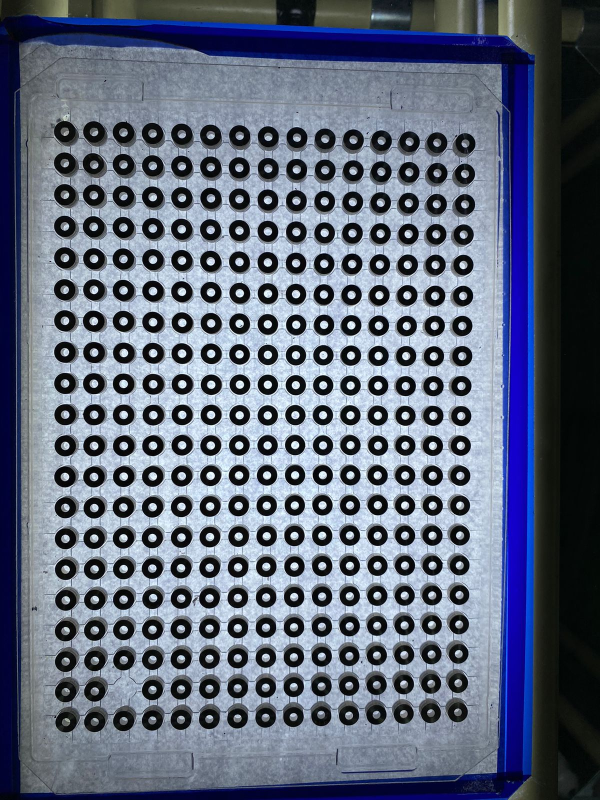
#> input picture gambar-ori.jpeg, 1200 x 1600 px (shown at 1/2 size)
$ python try.py
#> lines starting #> are read from the running program, lines starting #| are printed output that depends on the picture; after the words box and inside, x2 and y2 are one past the last pixel; in counts of white or black regions, pixels touching at a corner belong together
#> further down, image is the input picture: shape (1600, 1200, 3); mean B, G, R 123.7, 104.5, 95.8
import cv2
import numpy as np

def order_points(pts):
    '''Rearrange coordinates to order:
       top-left, top-right, bottom-right, bottom-left'''
    rect = np.zeros((4, 2), dtype='float32')
    pts = np.array(pts)
    s = pts.sum(axis=1)
    # Top-left point will have the smallest sum.
    rect[0] = pts[np.argmin(s)]
    # Bottom-right point will have the largest sum.
    rect[2] = pts[np.argmax(s)]

    diff = np.diff(pts, axis=1)
    # Top-right point will have the smallest difference.
    rect[1] = pts[np.argmin(diff)]
    # Bottom-left will have the largest difference.
    rect[3] = pts[np.argmax(diff)]
    # return the ordered coordinates
    return rect.astype('int').tolist()

def find_dest(pts):
    (tl, tr, br, bl) = pts
    # Finding the maximum width.
    widthA = np.sqrt(((br[0] - bl[0]) ** 2) + ((br[1] - bl[1]) ** 2))
    widthB = np.sqrt(((tr[0] - tl[0]) ** 2) + ((tr[1] - tl[1]) ** 2))
    maxWidth = max(int(widthA), int(widthB))

    # Finding the maximum height.
    heightA = np.sqrt(((tr[0] - br[0]) ** 2) + ((tr[1] - br[1]) ** 2))
    heightB = np.sqrt(((tl[0] - bl[0]) ** 2) + ((tl[1] - bl[1]) ** 2))
    maxHeight = max(int(heightA), int(heightB))
    # Final destination co-ordinates.
    destination_corners = [[0, 0], [maxWidth, 0], [maxWidth, maxHeight], [0, maxHeight]]

    return order_points(destination_corners)

def scan(img):
    dim_limit = 1080
    max_dim = max(img.shape)
#> max_dim = 1600
    if max_dim > dim_limit:
        resize_scale = dim_limit / max_dim
#> resize_scale = 0.675
        img = cv2.resize(img, None, fx=resize_scale, fy=resize_scale)

    orig_img = img.copy()

    kernel = np.ones((5, 5), np.uint8)
    img = cv2.morphologyEx(img, cv2.MORPH_CLOSE, kernel, iterations=5)
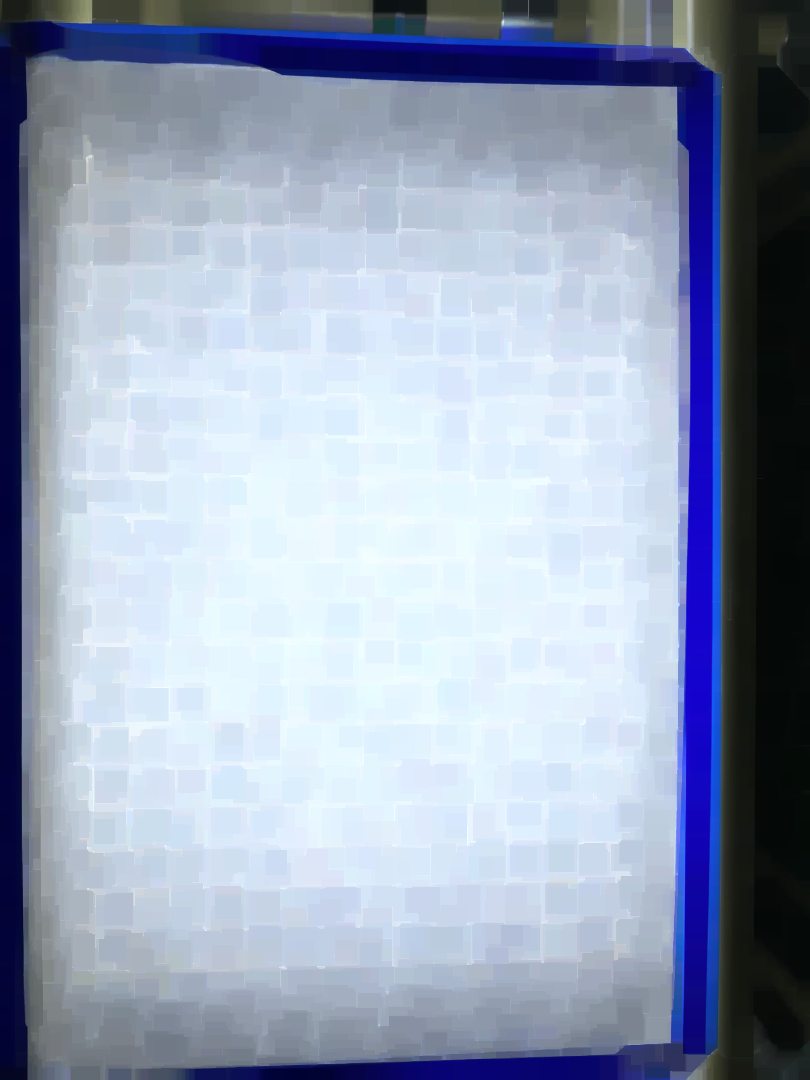
#> img: shape (1080, 810, 3); mean of channels 0, 1, 2 183.7, 162, 151; drawn as B, G, R
    cv2.imshow("Original Image", img)

    # GrabCut
    mask = np.zeros(img.shape[:2], np.uint8)
    bgdModel = np.zeros((1, 65), np.float64)
    fgdModel = np.zeros((1, 65), np.float64)
    rect = (20, 20, img.shape[1] - 20, img.shape[0] - 20)
#> rect = (20, 20, 790, 1060)
    cv2.grabCut(img, mask, rect, bgdModel, fgdModel, 5, cv2.GC_INIT_WITH_RECT)
    mask2 = np.where((mask == 2) | (mask == 0), 0, 1).astype('uint8')
    img = img * mask2[:, :, np.newaxis]
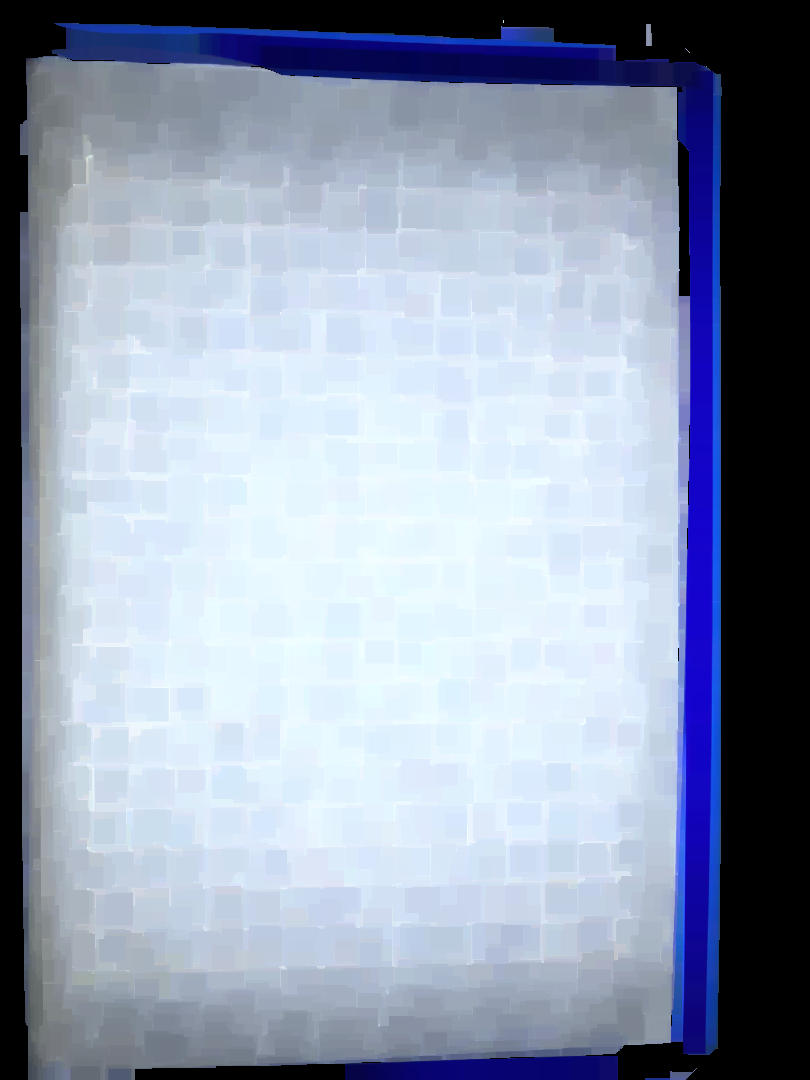
#> img: shape (1080, 810, 3); mean of channels 0, 1, 2 176.7, 156.5, 146.1; drawn as B, G, R

    cv2.imshow("grabcut", img)

    cv2.waitKey(0)
    cv2.destroyAllWindows()
    gray = cv2.cvtColor(img, cv2.COLOR_BGR2GRAY)
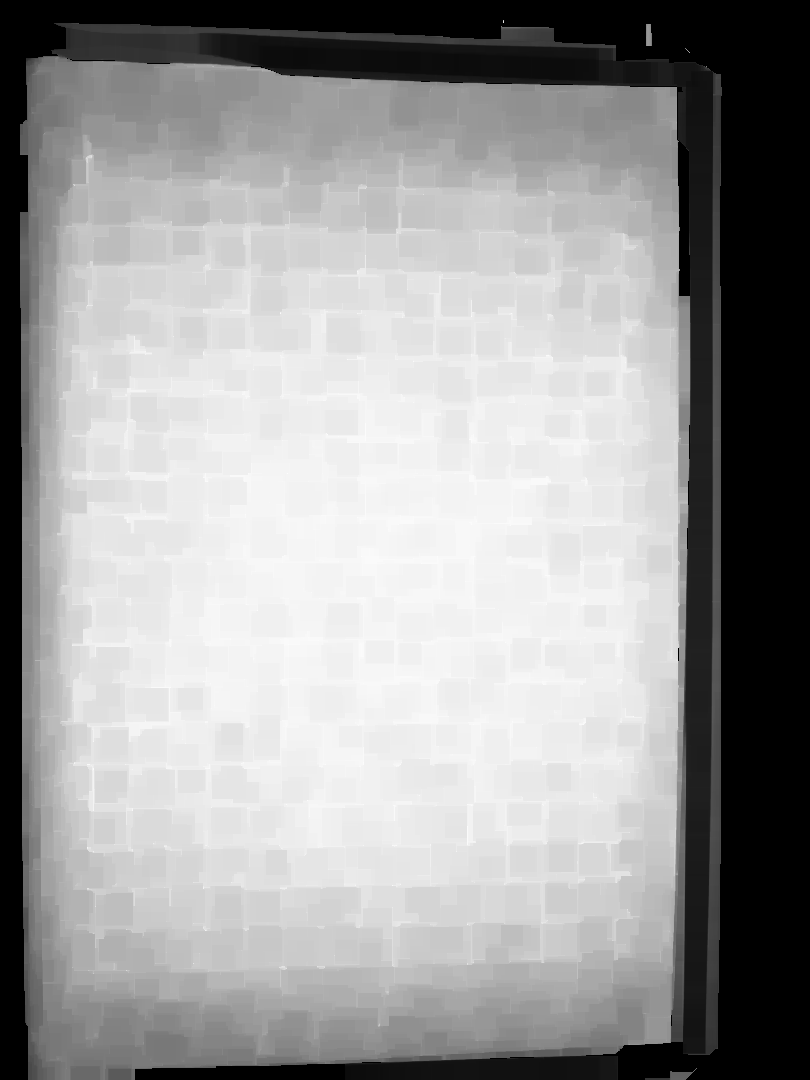
#> gray: shape (1080, 810); min 0, max 253, mean 155.7
    gray = cv2.GaussianBlur(gray, (11, 11), 0)

    # Edge Detection.
    canny = cv2.Canny(gray, 0, 200)
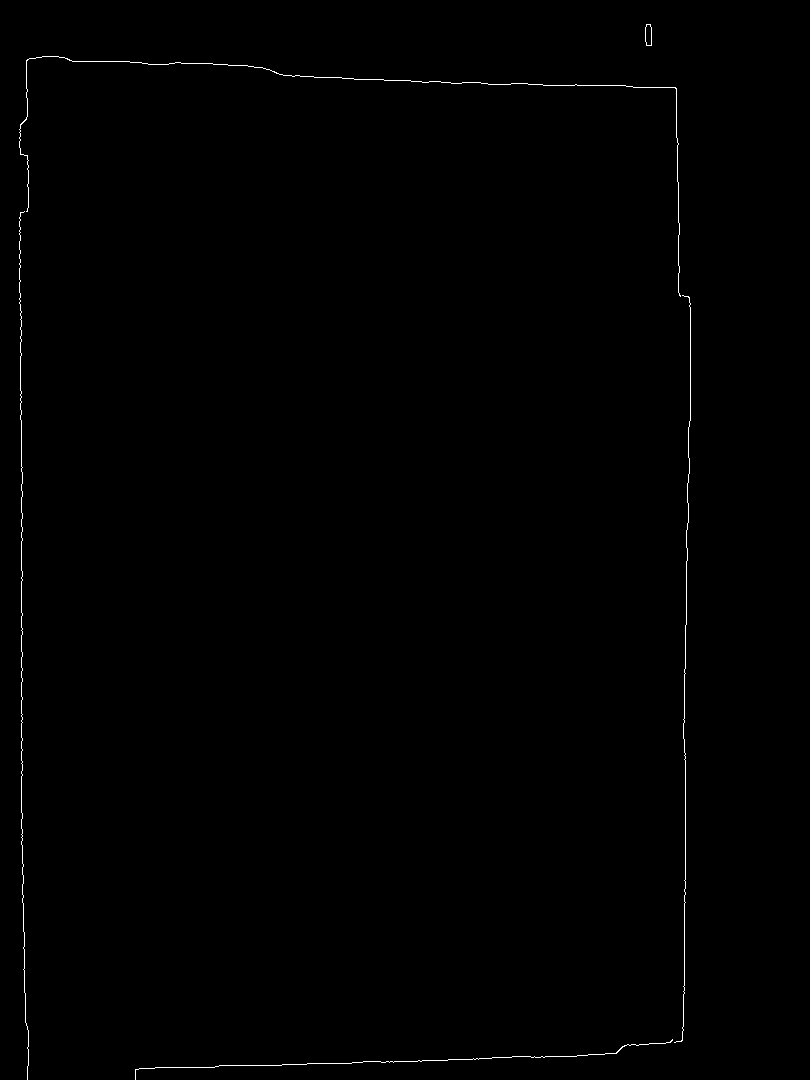
#> canny: shape (1080, 810); 0.37% white in thin lines or dots, all inside (x1, y1, x2, y2) = (19, 24, 691, 1080)
    canny = cv2.dilate(canny, cv2.getStructuringElement(cv2.MORPH_ELLIPSE, (5, 5)))
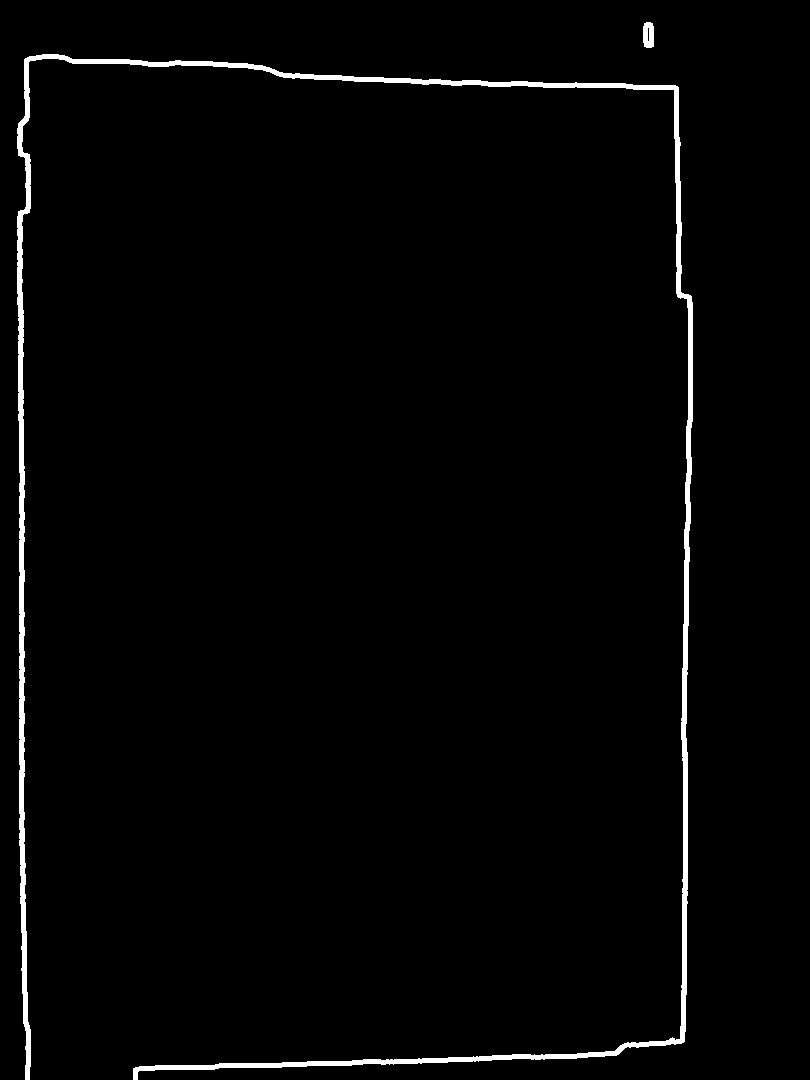
#> canny: shape (1080, 810); 1.9% white; 2 white regions

    # Finding contours for the detected edges.
    contours, hierarchy = cv2.findContours(canny, cv2.RETR_LIST, cv2.CHAIN_APPROX_NONE)
#> contours = 3 contours; box (x1, y1, x2, y2) and area: (17, 54, 693, 1080) 13198, (643, 22, 654, 48) 232, (647, 27, 650, 42) 26
    # Keeping only the largest detected contour.
    page = sorted(contours, key=cv2.contourArea, reverse=True)[:5]
#> page has the same summary as contours

    # Detecting Edges through Contour approximation.
    # Loop over the contours.
    if len(page) == 0:
        return orig_img
    for c in page:
        # Approximate the contour.
        epsilon = 0.02 * cv2.arcLength(c, True)
        corners = cv2.approxPolyDP(c, epsilon, True)
        # If our approximated contour has four points.
        if len(corners) == 4:
            break
#> this loop made 3 passes
#> epsilon on passes 1 to 3: 132, 1.32, 0.593
    # Sorting the corners and converting them to desired shape.
    corners = sorted(np.concatenate(corners).tolist())
#> corners = [[647, 28], [647, 40], [648, 27], [648, 41], [649, 28], [649, 40]]
    # For 4 corner points being detected.
    corners = order_points(corners)
#> in order_points, `pts = np.array(pts)`: pts has the same summary as corners in scan
#> in order_points, `s = pts.sum(axis=1)`: s = [675, 687, 675, 689, 677, 689]
#> in order_points, `diff = np.diff(pts, axis=1)`: diff = [-619, -607, -621, -607, -621, -609]
#> corners = [[647, 28], [648, 27], [648, 41], [647, 40]]

    destination_corners = find_dest(corners)
#> in find_dest, `(tl, tr, br, bl) = pts`: tl = [647, 28]; tr = [648, 27]; br = [648, 41]; bl = [647, 40]
#> in find_dest, `widthA = np.sqrt(((br[0] - bl[0]) ** 2) + ((br[1] - bl[1]) ** 2))`: widthA = 1.41
#> in find_dest, `maxWidth = max(int(widthA), int(widthB))`: maxWidth = 1
#> in find_dest, `heightA = np.sqrt(((tr[0] - br[0]) ** 2) + ((tr[1] - br[1]) ** 2))`: heightA = 14
#> in find_dest, `heightB = np.sqrt(((tl[0] - bl[0]) ** 2) + ((tl[1] - bl[1]) ** 2))`: heightB = 12
#> in find_dest, `maxHeight = max(int(heightA), int(heightB))`: maxHeight = 14
#> in find_dest, `destination_corners = [[0, 0], [maxWidth, 0], [maxWidth, maxHeight], [..`: destination_corners = [[0, 0], [1, 0], [1, 14], [0, 14]]
#> destination_corners = [[0, 0], [1, 0], [1, 14], [0, 14]]

    # Getting the homography.
    M = cv2.getPerspectiveTransform(np.float32(corners), np.float32(destination_corners))
#> M = [[-0.0109, 0, 7.07], [-0.0109, -0.0109, 7.37], [-0.00156, 0, 1]]
    # Perspective transform using homography.
    final = cv2.warpPerspective(orig_img, M, (destination_corners[2][0], destination_corners[2][1]),
                                flags=cv2.INTER_LINEAR)
#> final = 14 rows, first 8: [165, 140, 131], [168, 143, 134], [170, 146, 136], [169, 144, 135], [167, 142, 132], [166, 142, 131], [165, 141, 129], [163, 138, 126]
    return final

if __name__ == "__main__":
    # Baca gambar dari file (ganti dengan path gambar yang sesuai)
    image_path = "gambar-ori.jpeg"
    image = cv2.imread(image_path)
    # image = cv2.imdecode(imageread, 1)

    # Panggil fungsi scan
    scanned_image = scan(image)
#> scanned_image has the same summary as final in scan

    # Tampilkan gambar asli
    cv2.imshow("Original Image", image)

    # Tampilkan gambar hasil pemindaian
    cv2.imshow("Scanned Image", scanned_image)

    # Tunggu sampai pengguna menekan tombol apapun
    cv2.waitKey(0)
    cv2.destroyAllWindows()
